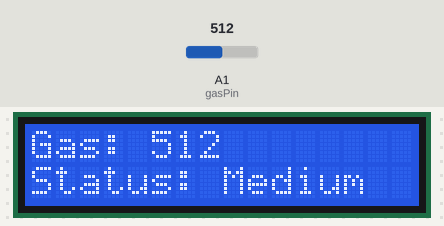
The sketch below on a simulated Arduino Uno, built with avr-gcc and run on an emulated ATmega328P. Shown: 16×2 character LCD. The test bench sets the inputs (shaded band); at power-on: A1 (gasPin) = 512.

Above: at 2.7 s.
2.8 s: A1 (gasPin) set to 582
At 4.3 s:
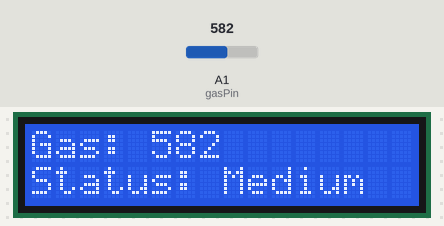
4.6 s: A1 (gasPin) set to 618
At 6.0 s:
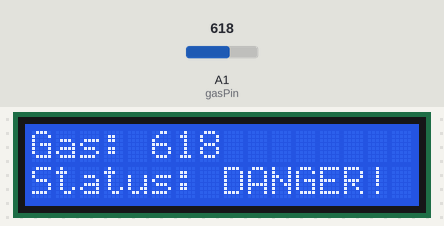
6.3 s: A1 (gasPin) set to 290
At 6.7 s:
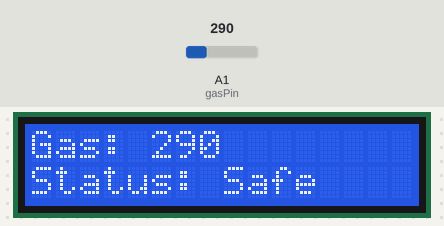
Timing chart, 0 to 9.3 s (numbered marks = the images above; inputs shaded):
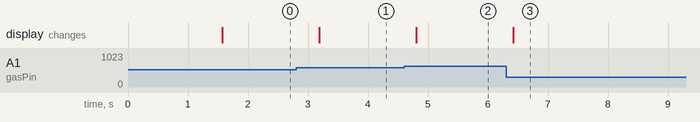

The sketch:

C_GasSensor.ino
```cpp
/*MQ sensors are small modules that detect gases in the air. MQ-2 detcts Smoke, LPG, Butane, Methane
  CIRCUIT - VCC - 5V, A0 - A1 pin, GND - GND Pin. (D0 gives HIGH/LOW based on threshold)*/

#include <LiquidCrystal.h>
LiquidCrystal lcd(12, 11, 5, 4, 3, 2);
int gasPin = A1, gasValue = 0;

void setup()
{
  lcd.begin(16, 2);
  lcd.print("Gas Sensor");
  delay(1500);
  lcd.clear();
}

void loop()
{
  gasValue = analogRead(gasPin);
  lcd.setCursor(0, 0);
  lcd.print("Gas: ");
  lcd.print(gasValue);
  lcd.print("   "); // clear extra digits
  lcd.setCursor(0, 1);

  if (gasValue < 300)
    lcd.print("Status: Safe    ");
  else if (gasValue < 600)
    lcd.print("Status: Medium  ");
  else
    lcd.print("Status: DANGER! ");

  delay(400);
}
```

Measured:
- the behaviour switches between 599 and 600 on A1 (gasPin) (found by bisection; images 1 and 2)
- after the input at 2.8 s, the display: changes after 0.39 s (image 1)
- after the input at 4.6 s, the display: changes after 0.20 s (image 2)
- after the input at 6.3 s, the display: changes after 0.12 s (image 3)
